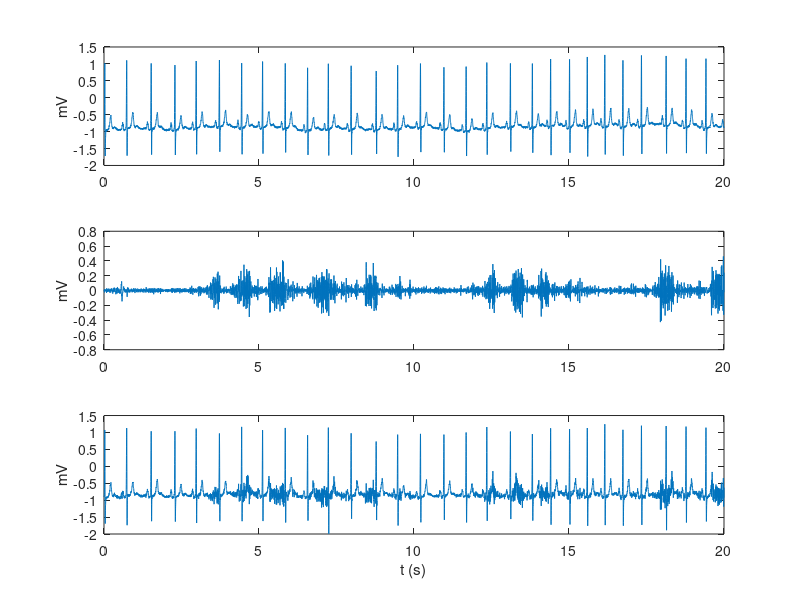
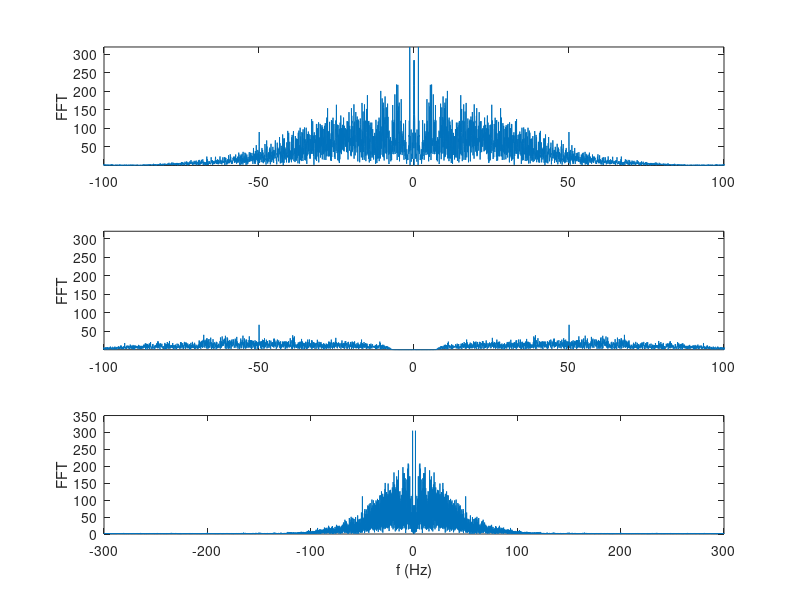
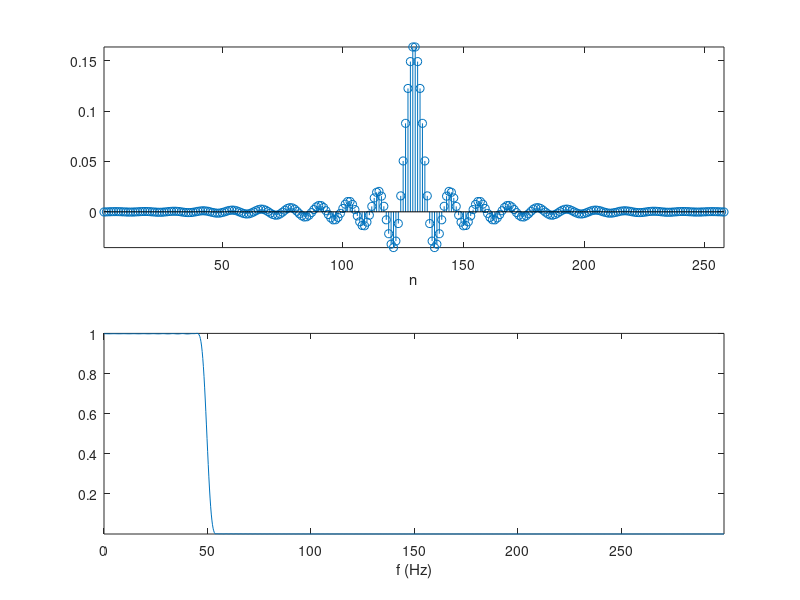
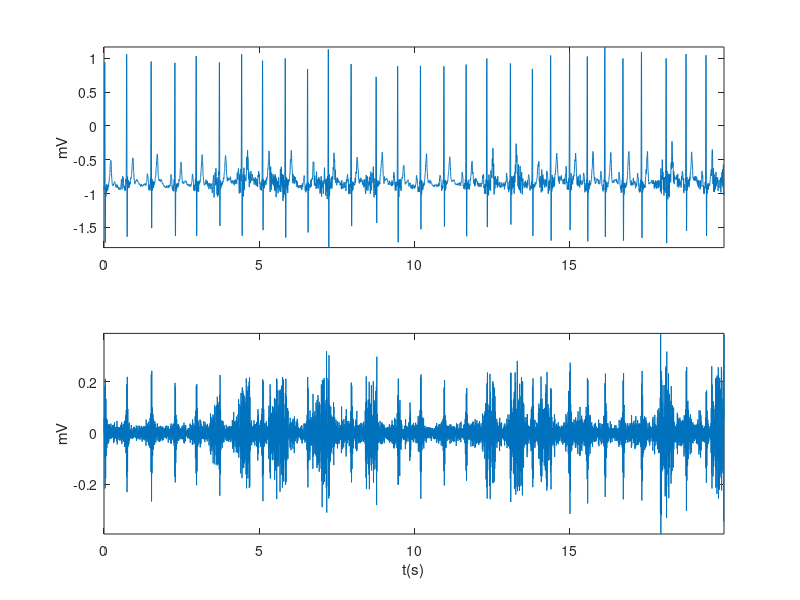

Here is the MATLAB script that generated these plots, in order:
%% Load data examples
load Noisy_ecg.mat
fs = 600;   % We know the sampling frequency
ts = 1/fs; n = length(clean_ecg); t = ts*(0:n-1);
% Time axis to plot
tmax = 20; % [s]
ind = find(t<tmax);
%% Plots in time
figure(1),
subplot(311), plot(t(ind),clean_ecg(ind)); ylabel('mV'),
subplot(312), plot(t(ind),noise(ind)); ylabel('mV'),
subplot(313), plot(t(ind),ecg_signal(ind));
ylabel('mV'), xlabel('t (s)')
%% Plots in frequency
X1 = abs(fftshift(fft(clean_ecg(ind)-mean(clean_ecg(ind)))));
X2 = abs(fftshift(fft(noise(ind)-mean(noise(ind)))));
X3 = abs(fftshift(fft(ecg_signal(ind)-mean(ecg_signal(ind)))));
f = linspace(-fs/2,fs/2,length(X1));
figure(2),
subplot(311), plot(f,X1); ylabel('FFT'),
axis tight, ax = axis; ax(1:2)=[-100 100]; axis(ax);
subplot(312), plot(f,X2); ylabel('FFT'),
axis(ax); subplot(313), plot(f,X3); ylabel('FFT'), xlabel('f (Hz)')
%% Try to filter out ...
filtord = 256+1;    % Try other orders
fc = 50;            % Try e.g. cutting freq 80 and 50
b = fir1(filtord,2*fc/fs);
[H,f] = freqz(b,1,1024,fs);  % Check and plot the design is OK
figure(3),
subplot(211), stem(b); axis tight; xlabel('n');
subplot(212), plot(f,abs(H)); axis tight; xlabel('f (Hz)');
%% ... but check for distortion in the residuals
ecg_filtered = filtfilt(b,1,ecg_signal);
resid = ecg_signal - ecg_filtered;
% Plot results
figure(4)
subplot(211), plot(t(ind),ecg_filtered(ind)), ylabel('mV'); axis tight
subplot(212), plot(t(ind),resid(ind)), ylabel('mV'); axis tight; xlabel('t(s)');
